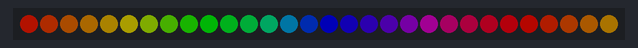
This sketch was run on a simulated ESP32. Shown: 30 RGB LEDs in strip order, left to right. Dim RGB values are drawn brighter than linear.

Above: at 0.05 s.
At 0.86 s:
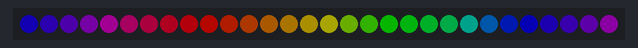
At 1.76 s:
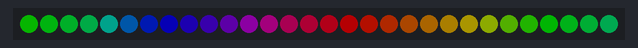
At 3.68 s:
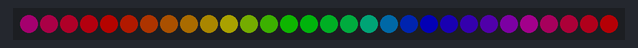
At 5.3 s:
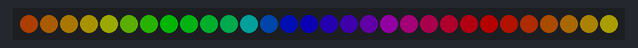
At 7.01 s:
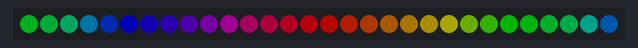

Measured:
- by itself, everything shown: repeats every 6.5 s, in 64 steps

The sketch:

gaming.ino
```cpp
#include <FastLED.h>

#define PIN_LEDS 27
#define NUM_LEDS 30

#define BRIGHTNESS 128   /* Control the brightness of your leds */
#define SATURATION 255   /* Control the saturation of your leds */


CRGB leds[NUM_LEDS];
int hue;
uint8_t gamingHueIndex = 0;

void setup() {
    FastLED.addLeds<NEOPIXEL, PIN_LEDS>(leds, NUM_LEDS);
    randomSeed(analogRead(0));
}

void loop() {
    hue = gamingHueIndex;
    for (int i = 0; i < NUM_LEDS; i++) {
        hue += 10;
        if (255 < hue) {
            hue - 0;
        }
        leds[i] = CHSV(hue, SATURATION, BRIGHTNESS);
    }
    FastLED.show();
    gamingHueIndex+=20;
    if (255 < gamingHueIndex) {
        gamingHueIndex = 0;
    }
    delay(100);
}
```
